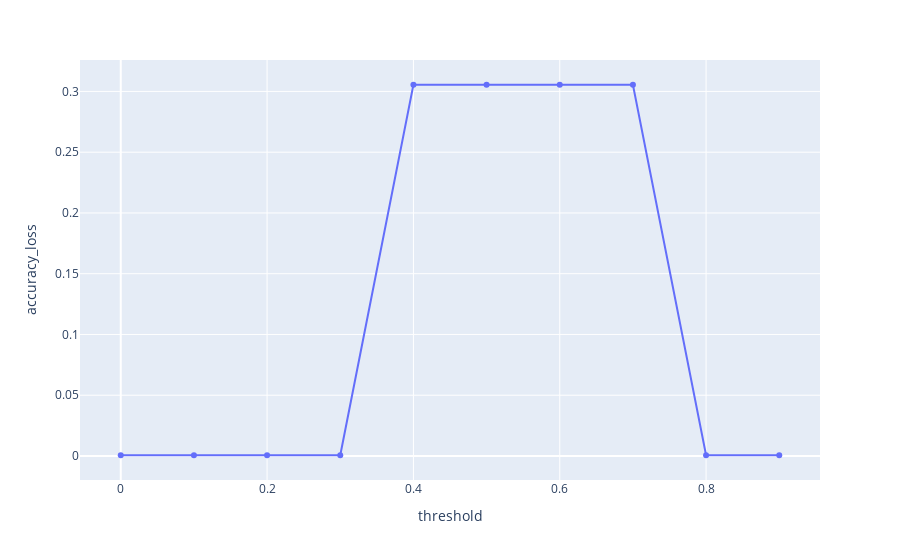

The notebook cell this image was saved under:
### Code cell
px.line(x=thresholds, y=accuracy_loss, labels={"x": "threshold", "y": "accuracy_loss"}, markers=True)

### Figure 1 — Plotly figure (JSON) as saved in the notebook; plotly's stock layout.template omitted (floating-point values rounded to 4 significant figures)
{"data": [{"hovertemplate": "threshold=%{x}<br>accuracy_loss=%{y}<extra></extra>", "legendgroup": "", "line": {"color": "#636efa", "dash": "solid"}, "marker": {"symbol": "circle"}, "mode": "lines+markers", "name": "", "orientation": "v", "showlegend": false, "type": "scatter", "x": [0.0, 0.1, 0.2, 0.3, 0.4, 0.5, 0.6, 0.7, 0.8, 0.9], "xaxis": "x", "y": [0.0006, 0.0006, 0.0006, 0.0006, 0.3055, 0.3055, 0.3055, 0.3055, 0.0006, 0.0006], "yaxis": "y"}], "layout": {"legend": {"tracegroupgap": 0}, "margin": {"t": 60}, "xaxis": {"anchor": "y", "domain": [0, 1], "title": {"text": "threshold"}}, "yaxis": {"anchor": "x", "domain": [0, 1], "title": {"text": "accuracy_loss"}}}}
